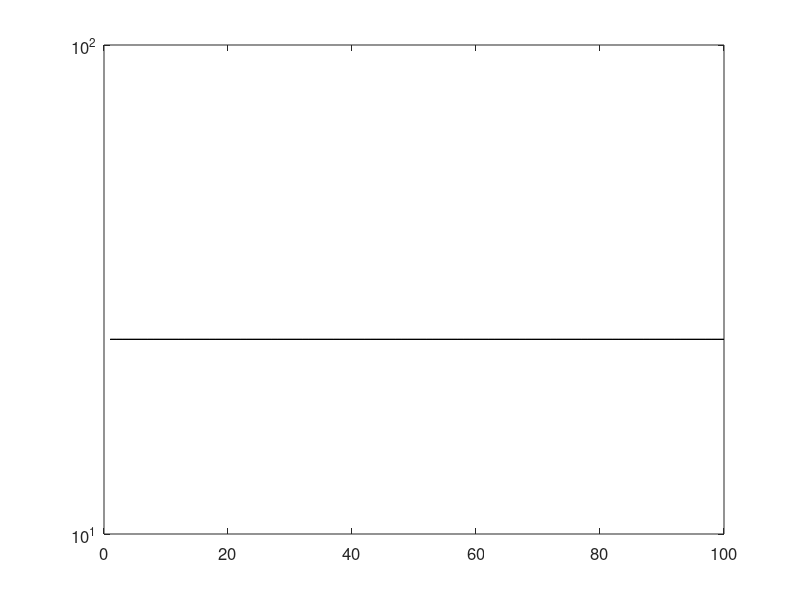

This chart was generated by the following MATLAB code: (Note: this script raises an error after producing the figure.)
%%
clear
%%
path=('beta_init2/');
files = dir(path);
fileIndex = find(~[files.isdir]);
fileNames={}; dataFiles = {};
realSizeFileName={}; realSizeFiles={};
for i = 1:length(fileIndex)
    fileName = files(fileIndex(i)).name;
    if fileName(1) == '.'       
        continue; 
    elseif fileName(end-3:end) == '.mat'
        fileNames{end+1} = files(fileIndex(i)).name;
    end
end

for i=1:numel(fileNames)
    dataFiles{i} = importdata([path fileNames{i}]);
end

%%
%N20, M768, k32

colorList = [   [0.301,  0.745,  0.933]; 
                [0.000,  0.447,  0.741]; 
                [0.850,  0.325,  0.098]; 
                [0.929,  0.694,  0.125]; 
                [0.466,  0.674,  0.188]];

experiments = {{},{},{},{},{}};

for expIdx=1:numel(experiments)
    experiments{expIdx}.beta = [];
    experiments{expIdx}.error = [];
%     experiments{expIdx}.testError = [];
    experiments{expIdx}.SNR = [];
    experiments{expIdx}.convergence = [];
    experiments{expIdx}.norm = [];    
    
end
            
for file=dataFiles
    data1 = file{:};
    expIdx = 0;
    switch data1.exp
        case '100100100'
%             continue
            expIdx = 1;
        case '10010020'
            expIdx = 2;
        case '1002020'
            expIdx = 3;
        case '2010020'
            expIdx = 4;
        case '2076832'
            expIdx = 5;
    end
    
    experiments{expIdx}.description = data1.description;
    experiments{expIdx}.title = data1.titleDescription;
    experiments{expIdx}.beta = [experiments{expIdx}.beta; data1.beta];
    experiments{expIdx}.error = [experiments{expIdx}.error; data1.error];
%     experiments{expIdx}.testError = [experiments{expIdx}.testError; data1.error_test];
    experiments{expIdx}.SNR = [experiments{expIdx}.SNR; data1.SNRdB];
    experiments{expIdx}.color = colorList(expIdx,:);
%     experiments{expIdx}.convergence = [experiments{expIdx}.convergence; data1.convergence];
    experiments{expIdx}.norm = [experiments{expIdx}.norm; data1.w_true_norm];
    
    convergence = zeros(100,100);
    for k=1:size(data1.llh,1)
        for l=1:size(data1.llh,2)
            convergence(k,l) = size(data1.llh{k,l},2);
        end
    end
    experiments{expIdx}.convergence = [experiments{expIdx}.convergence; convergence];
end

experiments(1)=[];

iterations = 1000;
intraIterations = 100;
model.beta = 25;

%%

figure(1);
for exp = experiments
    exp = exp{:};
    plot(mean(exp.beta,1)), hold on;
    plot(ones(intraIterations,1)*model.beta, 'k');
end
set(gca,'fontsize',12);
set(gca, 'YScale', 'log');
hold off;

%%
% ticks=1:100;
% tickLabels = strsplit(int2str(ticks*10));
figure(2);
for exp = experiments
    exp = exp{:};
    plot(mean(exp.error,1), 'Color', exp.color); hold on;
%     plot(mean(exp.testError,1), 'Color', exp.color);
    exp.title;
end
title('MSE of parameters as a function of chosen \beta. Train and test.');
set(gca,'fontsize',12);
set(gca, 'YScale', 'log');
xlabel('\beta');
ylabel('MSE');
legend('N100,M100,k20', 'N100,M20,k20','N20,M100,k20','N20,M768,k32');
% legend('N100,M100,k100,Train', 'N100,M100,k100,Test', 'N100,M100,k20,Train', 'N100,M100,k20,Test', 'N100,M20,k20,Train','N100,M20,k20,Test','N20,M100,k20,Train','N20,M100,k20,Test');
figure(2),hold off;

%%

figure(3);
for exp = experiments
    exp = exp{:};
    plot(mean(exp.SNR,1), 'Color', exp.color); hold on;
end
title('SNR');
set(gca,'fontsize',12);
set(gca, 'YScale', 'log');
legend('N100,M100,k20', 'N100,M20,k20','N20,M100,k20','N20,M768,k32');
hold off;

%%

figure(4);
for exp = experiments
    exp = exp{:};
    plot(mean(exp.convergence,1), 'Color', exp.color); hold on;
end
title('Iterations before converging');
set(gca,'fontsize',12);
set(gca, 'YScale', 'log');
legend('N100,M100,k20', 'N100,M20,k20','N20,M100,k20','N20,M768,k32');
hold off;

%% 

figure(1);
subplot(2,1,1);
plot(mean(data.beta,1)), hold on;
plot(ones(intraIterations,1)*model.beta, 'k');
hold off;
set(gca, 'YScale', 'log');
% set(gca,'XTick',ticks, 'XTickLabel',tickLabels);
set(gca,'fontsize',12);
xlabel('Number of basis functions');
title('\beta_{EA} as a function of number of basis functions. N = 100.');
ylabel('\beta_{EA}');
% xlim([1 38]);
legend('M-ARD', 'True');
% legend('Evidence approximation', 'True', 'Dense model, fixed \beta', 'Sparse model, fixed \beta', 'True', 'location', 'NorthEast');
% legend('lambda = 0.01', 'lambda = 0.1', 'lambda = 1', 'lambda = 10', 'lambda = 100', 'True', 'location', 'NorthWest');

figure(1);
subplot(2,1,2);
plot(mean(data.w_mard_norm,1)); hold on;
plot(mean(data.w_true_norm,1), 'k'); hold off;
% plot norm of w

set(gca, 'YScale', 'log');
% set(gca,'XTick',ticks, 'XTickLabel',tickLabels);
set(gca,'fontsize',12);
xlabel('Number of basis functions');
ylabel('\mid\midw_{EA}\mid\mid');
% xlim([1 38]);
title('\mid\midw_{EA}\mid\mid as a function of number of basis functions. N = 100.');
% legend('lambda = 0.01', 'lambda = 0.1', 'lambda = 1', 'lambda = 10', 'lambda = 100', 'True', 'location', 'NorthWest');
%

figure(2);
% subplot(3,1,3);
plot((mean(data.error,1))); hold on;
plot(mean(data.error_test,1)); 
% plot((mean(data.error,2)./normalizer)); hold on;
% plot(mean(data.error_test,2)./normalizer); 

% plot(mean(data.error_ridge1,1)); 
hold off;
legend('Train', 'Test', 'Ridge');
% legend('Dense model', 'Sparse model', 'Dense model, fixed \beta', 'Sparse model, fixed \beta', 'location', 'NorthWest');
set(gca, 'YScale', 'log');
% set(gca,'XTick',ticks, 'XTickLabel',tickLabels);
set(gca,'fontsize',12);
